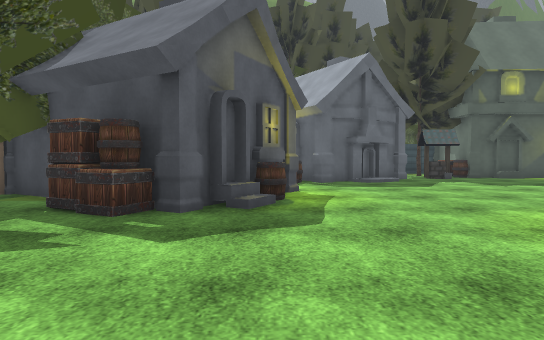
[1] (above)

24 first-person views from a walk through a scene from a Unity 3-D project. The camera is 1.2 m above the floor, tilts 2° down and sees 75° across. The floor is counted in squares, 1.69 m on a side. Each view is taken from the middle of a square. On the plan, view 1 faces up. The plan holds only what a view shows up to about 11 squares ahead; the rest is blank. The place goes on beyond the plan. The player character is not drawn. Some animated figures are not drawn. Some surface patterns are stand-ins.

[2]
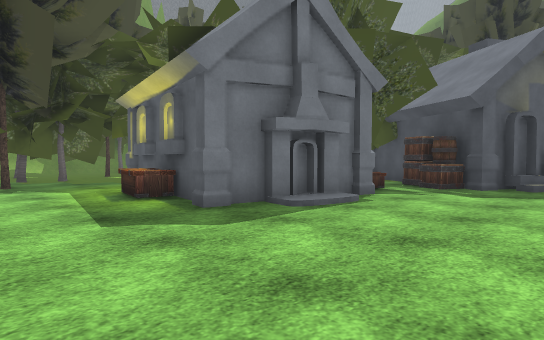

[3]
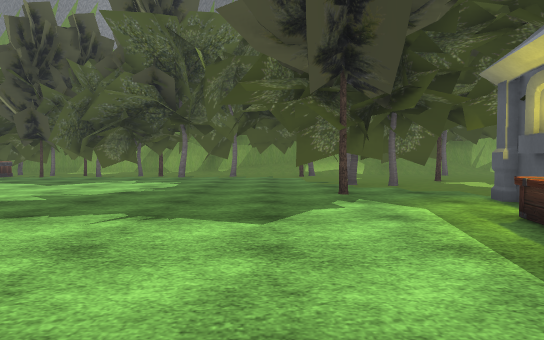

[4]
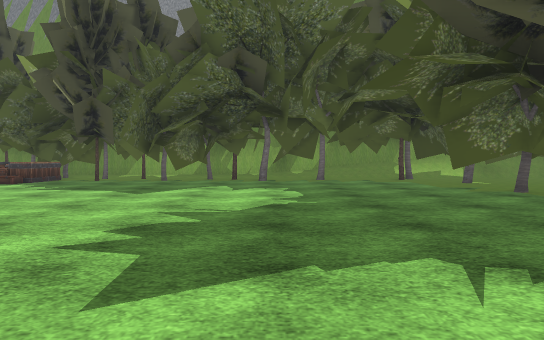

[5]
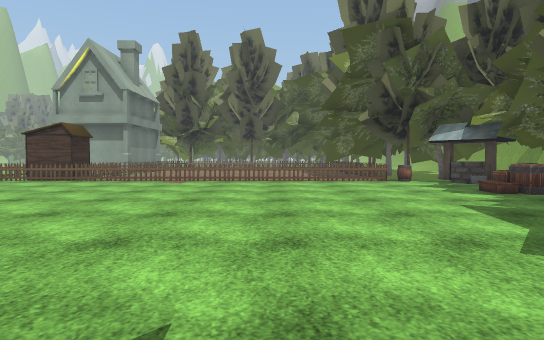

[6]
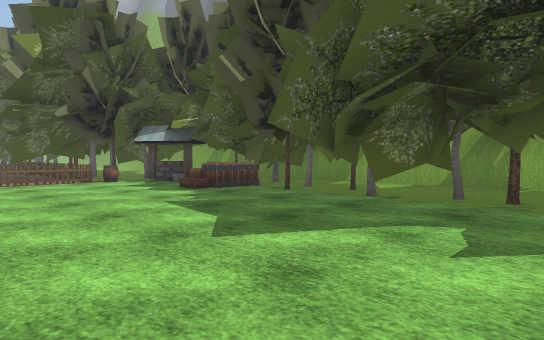

[7]
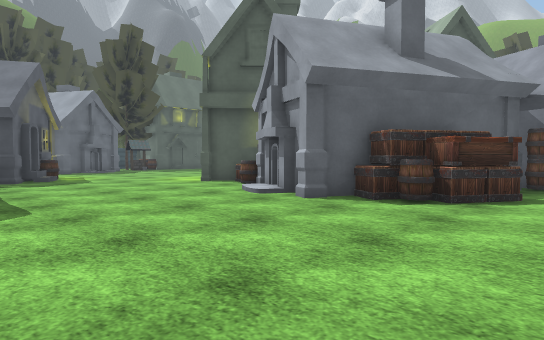

[8]
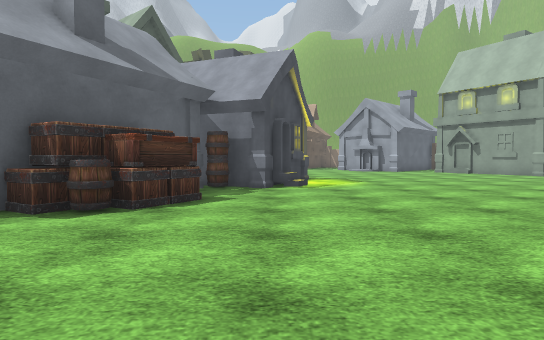

[9]
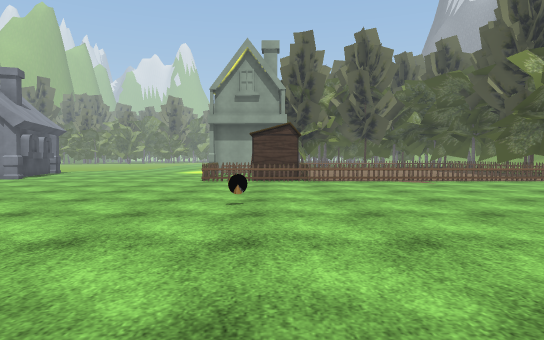

[10]
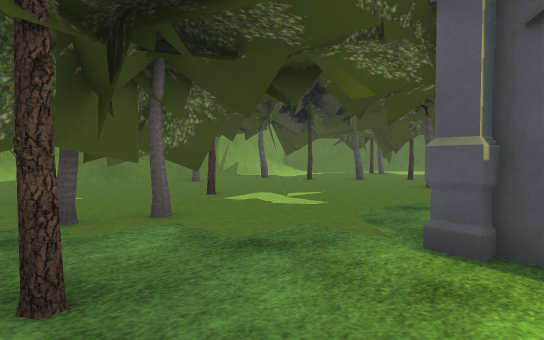

[11]
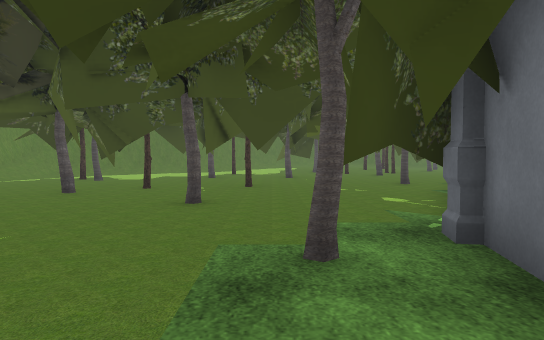

[12]
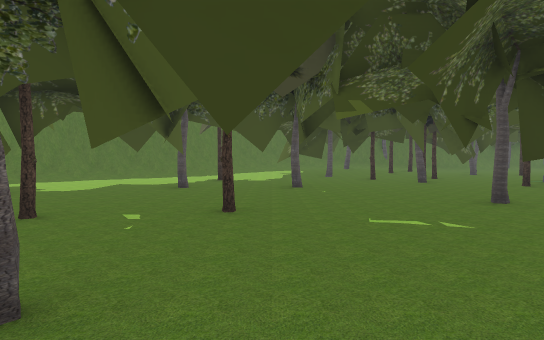

[13]
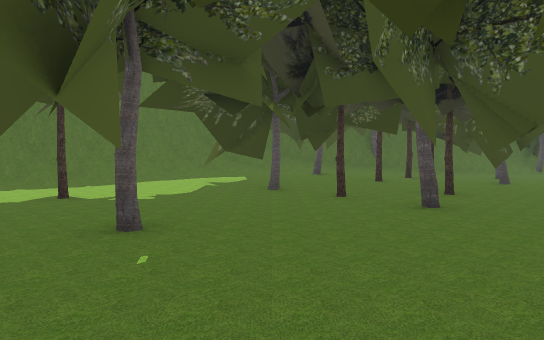

[14]
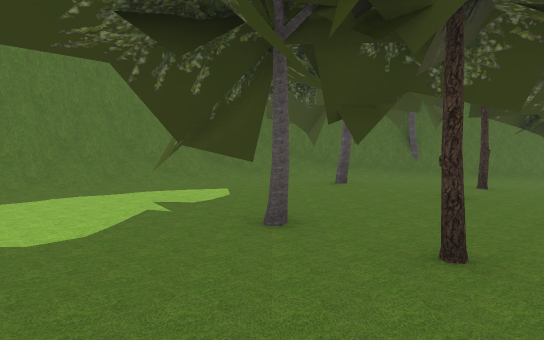

[15]
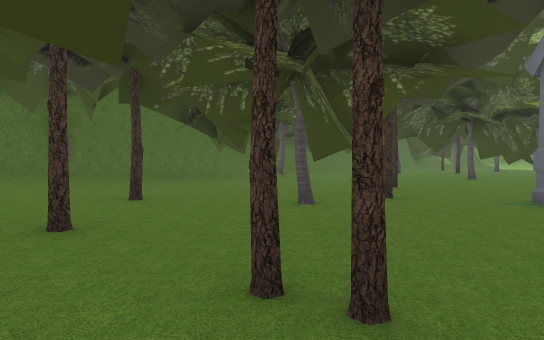

[16]
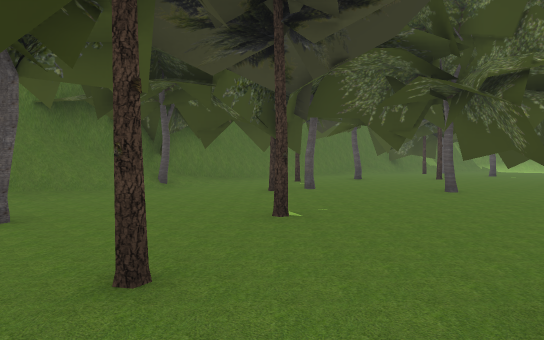

[17]
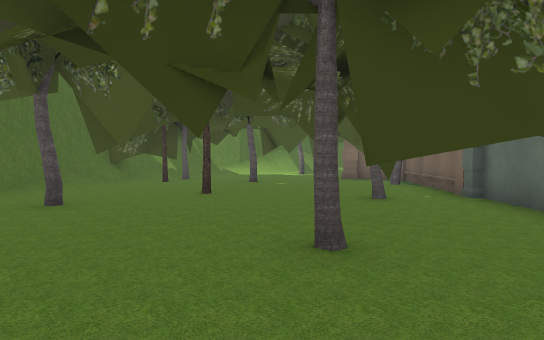

[18]
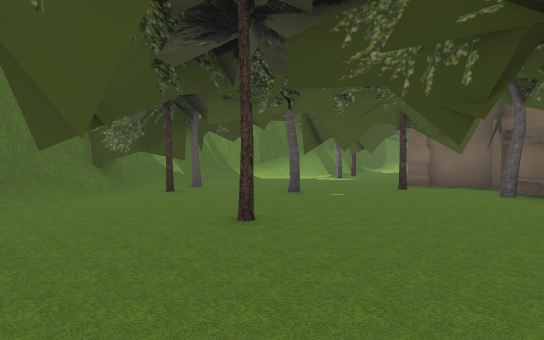

[19]
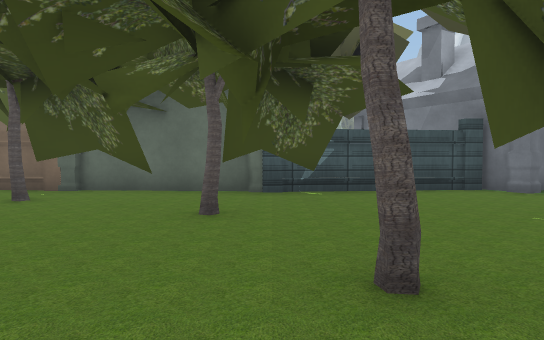

[20]
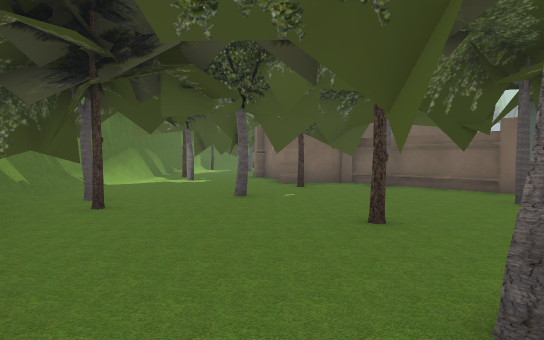

[21]
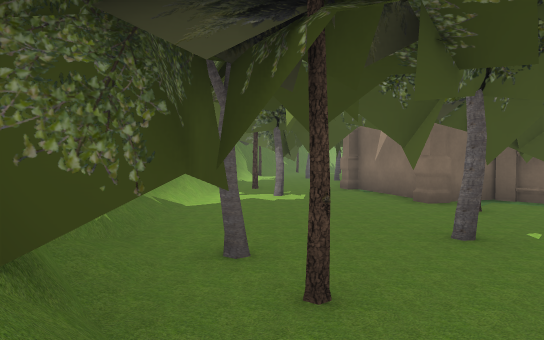

[22]
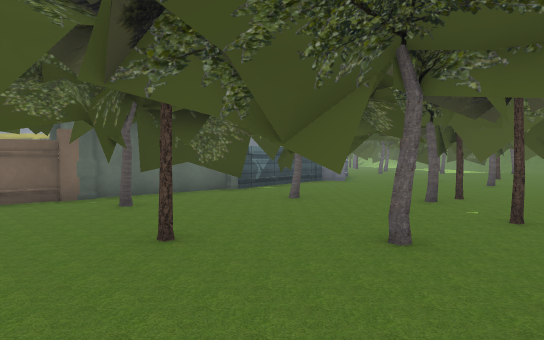

[23]
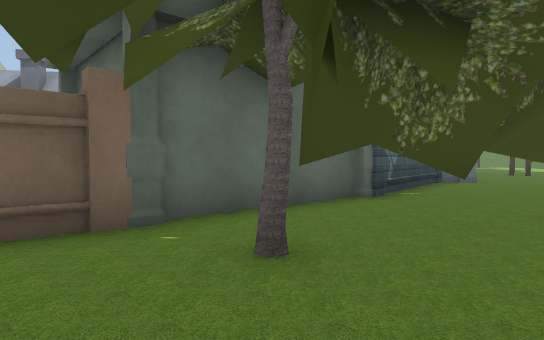

[24]
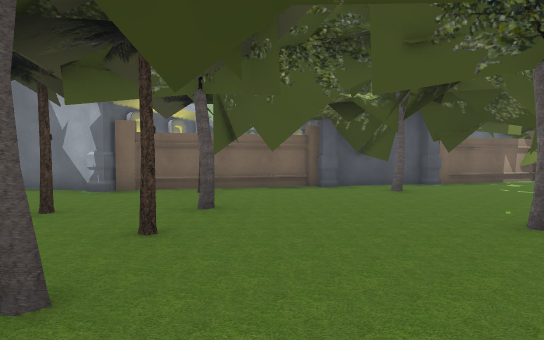

### Floor plan
Key: @ floor where view 1 was taken; # wall or solid block; . main floor; : floor 0.25 m higher than the main floor; + floor 0.75 m higher than the main floor; * floor 1 m higher than the main floor; / step, stairs or slope; H house; T tree; B barrel; C crate; W well; F fence; S shed; O other object.
Columns run from 16 left of view 1 to 19 right of it. Each row starts with its distance up from view 1.
 24          ####T#####*T//.  ...//###
 23         ##////////...T..T.......T###
 22      ##///::::..T.....T...TT...T.#T+
 21     ##//::TT::.TTT...TT...T.........
 20    ##//::::T:T.........T....T..T....
 19   ##//.:::::T......T............T...
 18   #//...T:::...#.T.....TTT..T..T....
 17    /....##T...T#......T#..T#....T..T
 16    .........T.....H..###......#T##..
 15 /....T....T......##########HOOOT####
 14 ...........T...###    T    H
 13 ...........TTT.#H          H
 12   ..TT.TT.....O H          H
 11 ..T..T..T....##  ##H....
 10 ..T.........##   O......
  9 ...#..T...TT#    .......
  8  ...T.......T  H ......
  7  ..TT......H#  ##......
  6  TT.T.TT..OT#  #B.....
  5  T........OTTCBH.....
  4  ........O#  CC.....
  3  .......T##   ......
  2 T........#   #.....HH
  1 #..T.....#   #......OH
  0 ....T...H####H..@..B
 -1  .T.##....CC#H.....H
 -2 .TT..T............H#
 -3 TT...#.T..........H#
 -4 T..................C
 -5 TT.................CC ##
 -6 T...................C.B#
 -7 T#.....................H
 -8 TT.......... ............H
 -9 TT........................
-10 TTT.......................
-11 TT........................
-12 TT............O...........
-13 T.........................
-14 #CC..................  ...
-15 T C..................
-16 TO....................
-17 TWW...................
-18 TTTBFFFFFFFFFOS  .....

Where each view was taken, in squares from view 1:
view 1: 0 up, 0 right, facing up
view 2: 4 down, 1 right, facing up-left
view 3: 4 down, 2 left, facing left
view 4: 7 down, 4 left, facing left
view 5: 7 down, 9 left, facing down
view 6: 7 down, 9 left, facing down-left
view 7: 7 down, 3 left, facing up-right
view 8: 7 down, 2 left, facing right
view 9: 7 down, 2 left, facing down
view 10: 3 down, 7 left, facing up-left
view 11: 0 up, 9 left, facing up
view 12: 4 up, 9 left, facing up
view 13: 9 up, 7 left, facing up
view 14: 13 up, 7 left, facing up
view 15: 15 up, 5 left, facing up-right
view 16: 16 up, 0 right, facing up-right
view 17: 19 up, 5 right, facing right
view 18: 20 up, 8 right, facing right
view 19: 23 up, 7 right, facing down
view 20: 24 up, 10 right, facing down-right
view 21: 24 up, 14 right, facing down-right
view 22: 24 up, 14 right, facing down-left
view 23: 19 up, 13 right, facing down-left
view 24: 17 up, 9 left, facing down-right
